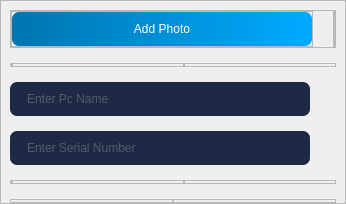
           <widget class="QWidget" name="widget_6" native="true">
            <layout class="QHBoxLayout" name="horizontalLayout_10">
             <property name="spacing">
              <number>0</number>
             </property>
             <property name="leftMargin">
              <number>0</number>
             </property>
             <property name="topMargin">
              <number>0</number>
             </property>
             <property name="rightMargin">
              <number>0</number>
             </property>
             <property name="bottomMargin">
              <number>0</number>
             </property>
             <item alignment="Qt::AlignLeft|Qt::AlignVCenter">
              <widget class="QFrame" name="frame_22">
               <property name="minimumSize">
                <size>
                 <width>0</width>
                 <height>200</height>
                </size>
               </property>
               <property name="frameShape">
                <enum>QFrame::StyledPanel</enum>
               </property>
               <property name="frameShadow">
                <enum>QFrame::Raised</enum>
               </property>
               <layout class="QVBoxLayout" name="verticalLayout_13">
                <property name="spacing">
                 <number>15</number>
                </property>
                <property name="leftMargin">
                 <number>9</number>
                </property>
                <property name="bottomMargin">
                 <number>0</number>
                </property>
                <item>
                 <widget class="QFrame" name="frame_9">
                  <property name="frameShape">
                   <enum>QFrame::StyledPanel</enum>
                  </property>
                  <property name="frameShadow">
                   <enum>QFrame::Raised</enum>
                  </property>
                  <layout class="QHBoxLayout" name="horizontalLayout_7">
                   <property name="spacing">
                    <number>20</number>
                   </property>
                   <property name="leftMargin">
                    <number>0</number>
                   </property>
                   <property name="topMargin">
                    <number>0</number>
                   </property>
                   <property name="rightMargin">
                    <number>0</number>
                   </property>
                   <property name="bottomMargin">
                    <number>0</number>
                   </property>
                   <item alignment="Qt::AlignLeft|Qt::AlignTop">
                    <widget class="QFrame" name="frame_10">
                     <property name="frameShape">
                      <enum>QFrame::StyledPanel</enum>
                     </property>
                     <property name="frameShadow">
                      <enum>QFrame::Raised</enum>
                     </property>
                     <layout class="QVBoxLayout" name="verticalLayout_3">
                      <property name="spacing">
                       <number>15</number>
                      </property>
                      <property name="leftMargin">
                       <number>0</number>
                      </property>
                      <property name="topMargin">
                       <number>0</number>
                      </property>
                      <property name="rightMargin">
                       <number>0</number>
                      </property>
                      <property name="bottomMargin">
                       <number>0</number>
                      </property>
                      <item>
                       <widget class="QPushButton" name="addPhoto">
                        <property name="minimumSize">
                         <size>
                          <width>300</width>
                          <height>0</height>
                         </size>
                        </property>
                        <property name="styleSheet">
                         <string notr="true">QPushButton{border-style:none;
background-color: qlineargradient(spread:pad, x1:1, y1:0, x2:0, y2:0, stop:0 rgba(0, 170, 255, 255), stop:1 rgba(0, 117, 175, 255));
padding-top:10;
padding-bottom:10;
padding-left:50;
padding-right:50;
font: 75 9pt &quot;Arial&quot;;
color: rgb(255, 255, 255);
border-radius:7
}
QPushButton::hover{
background-color: qlineargradient(spread:pad, x1:1, y1:0, x2:0, y2:0, stop:0 rgba(0, 130, 195, 255), stop:1 rgba(0, 100, 147, 255));
}</string>
                        </property>
                        <property name="text">
                         <string>Add Photo</string>
                        </property>
                       </widget>
                      </item>
                     </layout>
                    </widget>
                   </item>
                   <item alignment="Qt::AlignLeft">
                    <widget class="QFrame" name="frame_11">
                     <property name="frameShape">
                      <enum>QFrame::StyledPanel</enum>
                     </property>
                     <property name="frameShadow">
                      <enum>QFrame::Raised</enum>
                     </property>
                     <layout class="QVBoxLayout" name="verticalLayout_5">
                      <property name="spacing">
                       <number>15</number>
                      </property>
                      <property name="leftMargin">
                       <number>0</number>
                      </property>
                      <property name="topMargin">
                       <number>0</number>
                      </property>
                      <property name="rightMargin">
                       <number>0</number>
                      </property>
                      <property name="bottomMargin">
                       <number>0</number>
                      </property>
                     </layout>
                    </widget>
                   </item>
                  </layout>
                 </widget>
                </item>
                <item alignment="Qt::AlignTop">
                 <widget class="QFrame" name="frame_7">
                  <property name="frameShape">
                   <enum>QFrame::StyledPanel</enum>
                  </property>
                  <property name="frameShadow">
                   <enum>QFrame::Raised</enum>
                  </property>
                  <layout class="QHBoxLayout" name="horizontalLayout_8">
                   <property name="spacing">
                    <number>20</number>
                   </property>
                   <property name="leftMargin">
                    <number>0</number>
                   </property>
                   <property name="topMargin">
                    <number>0</number>
                   </property>
                   <property name="rightMargin">
                    <number>0</number>
                   </property>
                   <property name="bottomMargin">
                    <number>0</number>
                   </property>
                   <item alignment="Qt::AlignLeft|Qt::AlignTop">
                    <widget class="QFrame" name="frame_12">
                     <property name="frameShape">
                      <enum>QFrame::StyledPanel</enum>
                     </property>
                     <property name="frameShadow">
                      <enum>QFrame::Raised</enum>
                     </property>
                     <layout class="QVBoxLayout" name="verticalLayout_6">
                      <property name="spacing">
                       <number>15</number>
                      </property>
                      <property name="leftMargin">
                       <number>0</number>
                      </property>
                      <property name="topMargin">
                       <number>0</number>
                      </property>
                      <property name="rightMargin">
                       <number>0</number>
                      </property>
                      <property name="bottomMargin">
                       <number>0</number>
                      </property>
                     </layout>
                    </widget>
                   </item>
                   <item alignment="Qt::AlignLeft">
                    <widget class="QFrame" name="frame_13">
                     <property name="frameShape">
                      <enum>QFrame::StyledPanel</enum>
                     </property>
                     <property name="frameShadow">
                      <enum>QFrame::Raised</enum>
                     </property>
                     <layout class="QVBoxLayout" name="verticalLayout_7">
                      <property name="spacing">
                       <number>15</number>
                      </property>
                      <property name="leftMargin">
                       <number>0</number>
                      </property>
                      <property name="topMargin">
                       <number>0</number>
                      </property>
                      <property name="rightMargin">
                       <number>0</number>
                      </property>
                      <property name="bottomMargin">
                       <number>0</number>
                      </property>
                     </layout>
                    </widget>
                   </item>
                  </layout>
                 </widget>
                </item>
                <item>
                 <widget class="QLineEdit" name="pc_name">
                  <property name="minimumSize">
                   <size>
                    <width>300</width>
                    <height>30</height>
                   </size>
                  </property>
                  <property name="maximumSize">
                   <size>
                    <width>200</width>
                    <height>16777215</height>
                   </size>
                  </property>
                  <property name="styleSheet">
                   <string notr="true">border-style:none;
background-color: rgb(30, 41, 70);
padding:9;
padding-left:15;
font: 9pt &quot;arial&quot;;
color: rgb(140, 140, 140);
border-radius:7
</string>
                  </property>
                  <property name="placeholderText">
                   <string>Enter Pc Name</string>
                  </property>
                 </widget>
                </item>
                <item>
                 <widget class="QLineEdit" name="serial_number">
                  <property name="minimumSize">
                   <size>
                    <width>300</width>
                    <height>30</height>
                   </size>
                  </property>
                  <property name="maximumSize">
                   <size>
                    <width>200</width>
                    <height>16777215</height>
                   </size>
                  </property>
                  <property name="styleSheet">
                   <string notr="true">border-style:none;
background-color: rgb(30, 41, 70);
padding:9;
padding-left:15;
font: 9pt &quot;arial&quot;;
color: rgb(140, 140, 140);
border-radius:7
</string>
                  </property>
                  <property name="placeholderText">
                   <string>Enter Serial Number</string>
                  </property>
                 </widget>
                </item>
                <item>
                 <widget class="QFrame" name="frame_17">
                  <property name="frameShape">
                   <enum>QFrame::StyledPanel</enum>
                  </property>
                  <property name="frameShadow">
                   <enum>QFrame::Raised</enum>
                  </property>
                  <layout class="QHBoxLayout" name="horizontalLayout_18">
                   <property name="spacing">
                    <number>20</number>
                   </property>
                   <property name="leftMargin">
                    <number>0</number>
                   </property>
                   <property name="topMargin">
                    <number>0</number>
                   </property>
                   <property name="rightMargin">
                    <number>0</number>
                   </property>
                   <property name="bottomMargin">
                    <number>0</number>
                   </property>
                   <item alignment="Qt::AlignLeft|Qt::AlignTop">
                    <widget class="QFrame" name="frame_18">
                     <property name="frameShape">
                      <enum>QFrame::StyledPanel</enum>
                     </property>
                     <property name="frameShadow">
                      <enum>QFrame::Raised</enum>
                     </property>
                     <layout class="QVBoxLayout" name="verticalLayout_8">
                      <property name="spacing">
                       <number>15</number>
                      </property>
                      <property name="leftMargin">
                       <number>0</number>
                      </property>
                      <property name="topMargin">
                       <number>0</number>
                      </property>
                      <property name="rightMargin">
                       <number>0</number>
                      </property>
                      <property name="bottomMargin">
                       <number>0</number>
                      </property>
                     </layout>
                    </widget>
                   </item>
                   <item alignment="Qt::AlignLeft">
                    <widget class="QFrame" name="frame_23">
                     <property name="frameShape">
                      <enum>QFrame::StyledPanel</enum>
                     </property>
                     <property name="frameShadow">
                      <enum>QFrame::Raised</enum>
                     </property>
                     <layout class="QVBoxLayout" name="verticalLayout_10">
                      <property name="spacing">
                       <number>15</number>
                      </property>
                      <property name="leftMargin">
                       <number>0</number>
                      </property>
                      <property name="topMargin">
                       <number>0</number>
                      </property>
                      <property name="rightMargin">
                       <number>0</number>
                      </property>
                      <property name="bottomMargin">
                       <number>0</number>
                      </property>
                     </layout>
                    </widget>
                   </item>
                  </layout>
                 </widget>
                </item>
                <item>
                 <widget class="QFrame" name="frame_8">
                  <property name="frameShape">
                   <enum>QFrame::StyledPanel</enum>
                  </property>
                  <property name="frameShadow">
                   <enum>QFrame::Raised</enum>
                  </property>
                  <layout class="QHBoxLayout" name="horizontalLayout_9">
                   <property name="spacing">
                    <number>20</number>
                   </property>
                   <property name="leftMargin">
                    <number>0</number>
                   </property>
                   <property name="topMargin">
                    <number>0</number>
                   </property>
                   <property name="rightMargin">
                    <number>0</number>
                   </property>
                   <property name="bottomMargin">
                    <number>0</number>
                   </property>
                   <item alignment="Qt::AlignHCenter">
                    <widget class="QFrame" name="frame_15">
                     <property name="frameShape">
                      <enum>QFrame::StyledPanel</enum>
                     </property>
                     <property name="frameShadow">
                      <enum>QFrame::Raised</enum>
                     </property>
                     <layout class="QVBoxLayout" name="verticalLayout_9">
                      <property name="spacing">
                       <number>15</number>
                      </property>
                      <property name="leftMargin">
                       <number>0</number>
                      </property>
                      <property name="topMargin">
                       <number>0</number>
                      </property>
                      <property name="rightMargin">
                       <number>0</number>
                      </property>
                      <property name="bottomMargin">
                       <number>0</number>
                      </property>
                     </layout>
                    </widget>
                   </item>
                  </layout>
                 </widget>
                </item>
               </layout>
              </widget>
             </item>
            </layout>
           </widget>
